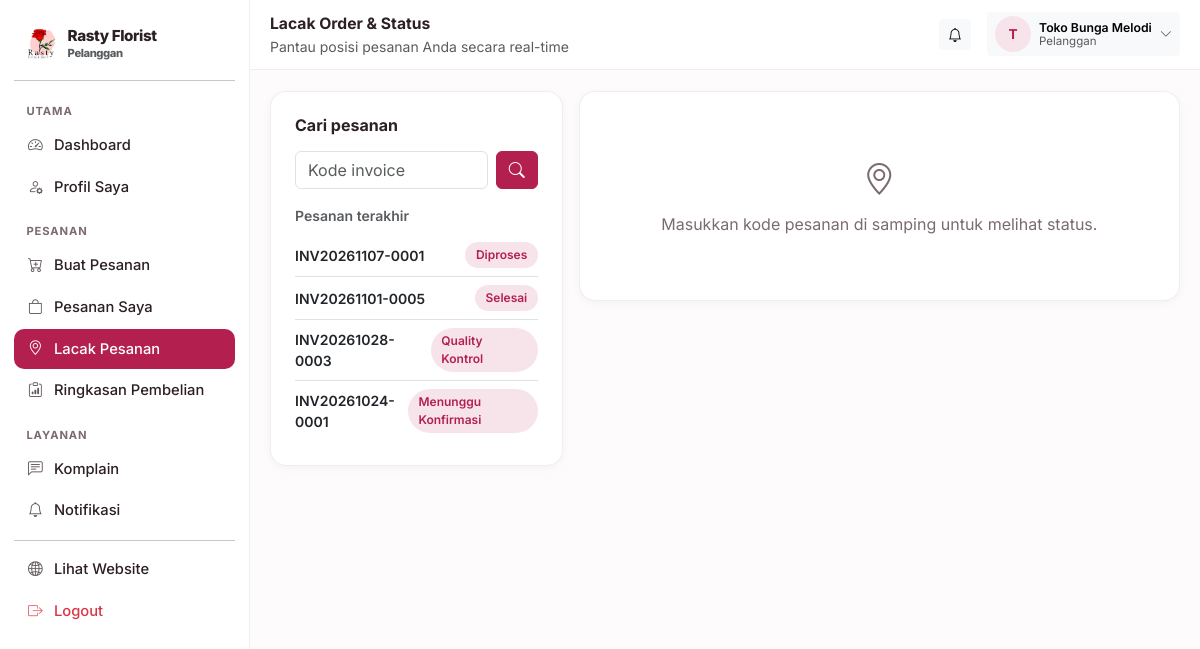
The page /pelanggan/lacak (signed in) on the database its author committed.
### tables this page shows
CREATE TABLE settings (
    key TEXT PRIMARY KEY,
    value TEXT
);

CREATE TABLE users (
    id INTEGER PRIMARY KEY AUTOINCREMENT,
    username TEXT UNIQUE NOT NULL,
    password_hash TEXT NOT NULL,
    nama TEXT NOT NULL,
    role TEXT NOT NULL,
    telepon TEXT DEFAULT '',
    email TEXT DEFAULT '',
    alamat TEXT DEFAULT '',
    aktif INTEGER NOT NULL DEFAULT 1,
    created_at TEXT NOT NULL
);

CREATE TABLE orders (
    id INTEGER PRIMARY KEY AUTOINCREMENT,
    kode TEXT UNIQUE NOT NULL,
    user_id INTEGER,
    nama_pelanggan TEXT NOT NULL,
    telepon TEXT DEFAULT '',
    alamat TEXT DEFAULT '',
    catatan TEXT DEFAULT '',
    subtotal INTEGER NOT NULL DEFAULT 0,
    ongkir INTEGER NOT NULL DEFAULT 0,
    total INTEGER NOT NULL DEFAULT 0,
    metode_bayar TEXT DEFAULT 'Transfer Bank',
    status TEXT NOT NULL DEFAULT 'Menunggu Konfirmasi',
    status_bayar TEXT NOT NULL DEFAULT 'Belum Bayar',
    pengiriman TEXT DEFAULT 'Dikirim',
    dibuat_oleh INTEGER,
    created_at TEXT NOT NULL,
    updated_at TEXT NOT NULL
, kode_lacak TEXT DEFAULT '');

### blueprints/customer.py (the view, shortened to what this page needs)
@bp.route("/lacak")
def track():
    user = helpers.current_user()
    kode = request.args.get("kode", "").strip()
    order = None
    items = []
    return render_template("customer/track.html", kode=kode, order=order, items=items,
                           orders=database.query(
                               "SELECT kode, status FROM orders WHERE user_id = ? ORDER BY id DESC LIMIT 10",
                               (user["id"],)))

### blueprints/customer.py (called while the page is built)
@bp.before_request
@helpers.role_required("pelanggan")
def guard():
    pass

### db.py (called while the page is built)
def invoice_logo_px(settings=None):
    ukuran = (settings or all_settings()).get("invoice_logo_ukuran", "sedang")
    for kunci, _label, px in INVOICE_LOGO_UKURAN:
        if kunci == ukuran:
            return px
    return 64

def katalog_dari(settings):
    return {key: settings.get(key, "1") == "1" for key, _label, _ket in KATALOG_SEKSI}

def pengiriman_metode(settings=None):
    data = settings or all_settings()
    aktif = [label for key, label, _ket in PENGIRIMAN_METODE
             if data.get(key, "1") == "1"]
    return aktif or [PENGIRIMAN_METODE[1][1]]

def jam_harian(settings=None):
    data = settings or all_settings()
    hasil = {}
    for key, _label in HARI:
        buka, tutup = JAM_BAWAAN[key]
        hasil[key] = (data.get("jam_buka_" + key, buka), data.get("jam_tutup_" + key, tutup))
    return hasil

def jam_dari(settings):
    return {key: (settings.get("jam_buka_" + key, JAM_BAWAAN[key][0]),
                  settings.get("jam_tutup_" + key, JAM_BAWAAN[key][1]))
            for key, _label in HARI}

def _jam_teks(nilai):
    return nilai.replace(":", ".")

def jam_daftar(settings=None):
    data = settings or all_settings()
    jam = jam_dari(data)
    rows = []
    for key, label in HARI:
        buka, tutup = jam[key]
        rows.append({
            "key": key,
            "label": label,
            "buka": buka,
            "tutup": tutup,
            "tutup_hari": buka == tutup or not buka or not tutup,
            "teks": "%s – %s WIB" % (_jam_teks(buka), _jam_teks(tutup)),
        })
    return rows

def jam_ringkas(settings=None):
    rows = jam_daftar(settings)
    grup = []
    for row in rows:
        nilai = "Tutup" if row["tutup_hari"] else row["teks"]
        if grup and grup[-1][1] == nilai:
            grup[-1][2] = row["label"]
        else:
            grup.append([row["label"], nilai, row["label"]])
    hasil = []
    for awal, nilai, akhir in grup:
        label = awal if awal == akhir else "%s – %s" % (awal, akhir)
        hasil.append((label, nilai))
    return hasil

def toko_buka(settings=None, saat=None):
    saat = saat or datetime.now()
    key = HARI[saat.weekday()][0]
    buka, tutup = jam_harian(settings)[key]
    try:
        jam_buka = datetime.strptime(buka, "%H:%M").time()
        jam_tutup = datetime.strptime(tutup, "%H:%M").time()
    except ValueError:
        return False
    return jam_buka <= saat.time() <= jam_tutup

### templates/customer/track.html (shortened to what this page needs)
{% extends "panel_base.html" %}
{% block heading %}Lacak Order & Status{% endblock %}
{% block subheading %}Pantau posisi pesanan Anda secara real-time{% endblock %}
{% block content %}
<div class="row g-3">
  <div class="col-lg-4">
    <div class="rf-card p-4">
      <h6 class="fw-bold mb-3">Cari pesanan</h6>
      <form method="get" class="d-flex gap-2 mb-3">
        <input name="kode" class="form-control" placeholder="Kode invoice" value="{{ kode }}" required>
        <button class="btn btn-primary"><i class="bi bi-search"></i></button>
      </form>
      <div class="small fw-semibold mb-2 text-muted">Pesanan terakhir</div>
      <div class="list-group list-group-flush">
        {% for o in orders %}
        <a href="{{ url_for('customer.track', kode=o.kode) }}"
           class="list-group-item list-group-item-action px-0 d-flex justify-content-between align-items-center small">
          <span class="fw-semibold">{{ o.kode }}</span>
          <span class="rf-chip">{{ o.status }}</span>
        </a>
        {% else %}
        <div class="small text-muted">Belum ada pesanan.</div>
        {% endfor %}
      </div>
    </div>
  </div>
  <div class="col-lg-8">
    {% if order %}
    <div class="rf-card p-4">
      <div class="d-flex justify-content-between flex-wrap gap-2 mb-3">
        <div>
          <div class="h5 fw-bold mb-0">{{ order.kode }}</div>
          <div class="small text-muted">{{ order.created_at }}</div>
        </div>
        <span class="rf-chip align-self-center fs-6">{{ order.status }}</span>
      </div>
      <ul class="rf-steps mb-4">
        {% set cur = ORDER_STATUS.index(order.status) if order.status in ORDER_STATUS else 0 %}
        {% for s in ['Menunggu Konfirmasi','Diproses','Quality Kontrol','Siap Kirim','Dikirim','Selesai'] %}
        <li class="{{ 'done' if cur > loop.index0 else ('current' if order.status == s else '') }}">
          <div class="fw-semibold">{{ s }}</div>
          <div class="text-muted">
            {% if loop.index0 == 0 %}Pesanan diterima sistem.
            {% elif loop.index0 == 1 %}Admin menyiapkan pesanan.
            {% elif loop.index0 == 2 %}Tim QC memeriksa kesegaran produk.
            {% elif loop.index0 == 3 %}Produk lolos QC, siap dikirim.
            {% elif loop.index0 == 4 %}Dalam perjalanan ke alamat Anda.
            {% else %}Pesanan selesai.{% endif %}
          </div>
        </li>
        {% endfor %}
      </ul>
      <div class="table-responsive">
        <table class="table table-sm table-rf">
          <thead><tr><th>Produk</th><th class="text-center">Qty</th><th class="text-end">Subtotal</th><th>QC</th></tr></thead>
          <tbody>
            {% for i in items %}
            <tr>
              <td>{{ i.nama_produk }}</td>
              <td class="text-center">{{ i.qty }}</td>
              <td class="text-end">{{ rupiah(i.subtotal) }}</td>
              <td><span class="rf-chip {{ 'gray' if i.qc_status == 'Belum Dicek' }}">{{ i.qc_status }}</span></td>
            </tr>
            {% endfor %}
          </tbody>
        </table>
      </div>
      <div class="d-flex gap-2">
        <a class="btn btn-outline-rf btn-sm" href="{{ url_for('customer.order_detail', order_id=order.id) }}">Detail Pesanan</a>
        <a class="btn btn-success btn-sm" target="_blank" rel="noopener"
           href="{{ wa_link(settings.whatsapp, 'Halo, saya ingin menanyakan status pesanan ' ~ order.kode ~ '.') }}">
          <i class="bi bi-whatsapp me-1"></i> Tanya Admin
        </a>
      </div>
    </div>
    {% elif kode %}
    <div class="rf-card p-4"><div class="rf-empty">Pesanan tidak ditemukan pada akun Anda.</div></div>
    {% else %}
    <div class="rf-card p-4">
      <div class="rf-empty">
        <i class="bi bi-geo-alt fs-2 d-block mb-2"></i>
        Masukkan kode pesanan di samping untuk melihat status.
      </div>
    </div>
    {% endif %}
  </div>
</div>
{% endblock %}

### templates/panel_base.html (shortened to what this page needs)
<!doctype html>
<html lang="id">
<head>
  <link href="https://cdn.jsdelivr.net/npm/bootstrap@5.3.3/dist/css/bootstrap.min.css" rel="stylesheet">
  <link href="https://cdn.jsdelivr.net/npm/bootstrap-icons@1.11.3/font/bootstrap-icons.min.css" rel="stylesheet">
</head>
<body>
<div class="rf-shell">
  <aside class="rf-sidebar" id="rfSidebar">
    <a href="{{ panel_url }}" class="d-flex align-items-center gap-2 rf-brand px-2 py-2 mb-2">
      {% if settings.logo %}
        <img src="{{ url_for('static', filename='uploads/' + settings.logo) }}" alt="Logo">
      {% else %}
        <span class="rf-brand-mark">R</span>
      {% endif %}
      <div>
        <div style="font-size:.95rem;line-height:1.1">{{ settings.nama_toko }}</div>
        <div class="small text-muted" style="font-size:.7rem">{{ ROLE_LABEL.get(current_user.role, '') }}</div>
      </div>
    </a>
    <hr class="my-2">
    <ul class="nav flex-column">
      {% for grup, item_menu in menu %}
        {% set visible = item_menu | selectattr('2', 'in', features_aktif) | list %}
        {% if visible %}
          <li class="rf-sidebar-head">{{ grup }}</li>
          {% for label, endpoint, fitur, ikon in visible %}
          <li class="nav-item">
            <a class="nav-link {% if request.endpoint == endpoint %}active{% endif %}" href="{{ url_for(endpoint) }}">
              <span class="rf-ico"><i class="bi bi-{{ ikon }}"></i></span>
              <span>{{ label }}</span>
            </a>
          </li>
          {% endfor %}
        {% endif %}
      {% endfor %}
    </ul>
    <hr class="my-2">
    <ul class="nav flex-column">
      <li class="nav-item">
        <a class="nav-link" href="{{ url_for('public.index') }}" target="_blank">
          <span class="rf-ico"><i class="bi bi-globe2"></i></span><span>Lihat Website</span>
        </a>
      </li>
      <li class="nav-item">
        <a class="nav-link text-danger" href="{{ url_for('auth.logout') }}">
          <span class="rf-ico"><i class="bi bi-box-arrow-right"></i></span><span>Logout</span>
        </a>
      </li>
    </ul>
  </aside>
  <div class="rf-main">
    <div class="rf-topbar">
      <div class="flex-grow-1">
        <div class="fw-bold" style="font-size:.98rem">{% block heading %}Panel{% endblock %}</div>
        <div class="small text-muted">{% block subheading %}{% endblock %}</div>
      </div>
      <a href="{{ notif_url or url_for('public.index') }}" class="btn btn-sm btn-light position-relative">
        <i class="bi bi-bell"></i>
      </a>
      <div class="dropdown">
        <button class="btn btn-sm btn-light d-flex align-items-center gap-2 border-0" type="button"
                data-bs-toggle="dropdown" data-bs-display="static" aria-expanded="false">
          <span class="rf-avatar">{{ current_user.nama[:1]|upper }}</span>
          <span class="d-none d-md-block small text-start" style="line-height:1.1">
            <span class="fw-semibold d-block">{{ current_user.nama }}</span>
            <span class="text-muted d-block" style="font-size:.72rem">{{ ROLE_LABEL.get(current_user.role, '') }}</span>
          </span>
          <i class="bi bi-chevron-down small text-muted"></i>
        </button>
      </div>
    </div>
    <div class="rf-content">
      {% block content %}{% endblock %}
    </div>
  </div>
</div>
</body>
</html>

### rows shown on the page
settings: value (picture)
settings: nama_toko "Rasty Florist"
users: get "Pelanggan", nama "T", nama "Toko Bunga Melodi"
orders: kode "INV20261107-0001", status "Diproses"
orders: kode "INV20261101-0005", status "Selesai"
orders: kode "INV20261028-0003", status "Quality Kontrol"
orders: kode "INV20261024-0001", status "Menunggu Konfirmasi"

### other values the page prints
{{ grup }} "UTAMA" "PESANAN" "LAYANAN"
{{ label }} "Dashboard" "Profil Saya" "Buat Pesanan" "Pesanan Saya" "Lacak Pesanan" "Ringkasan Pembelian" "Komplain" "Notifikasi"
